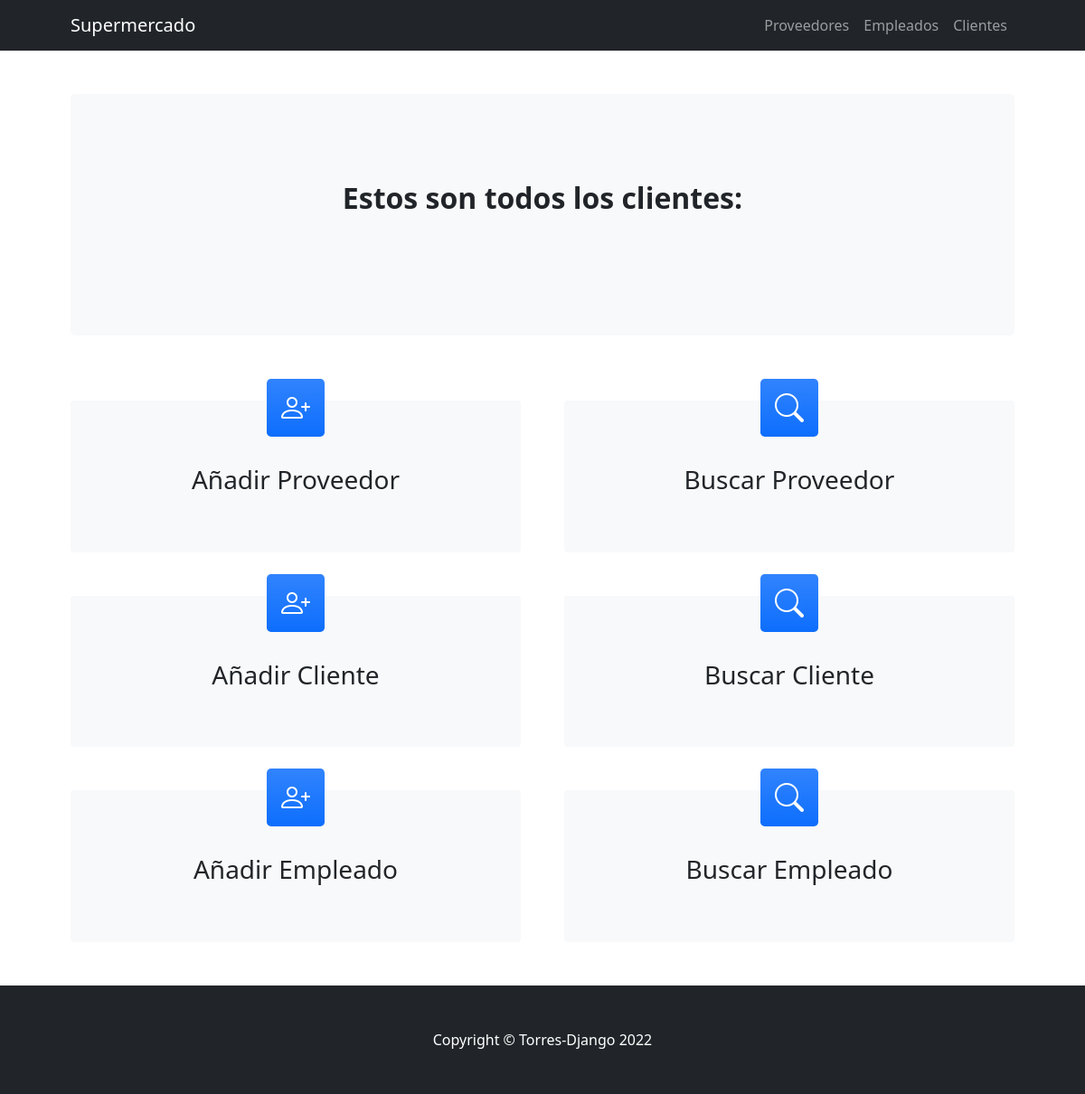
The app's page /app_super/ver_clientes/, older data.
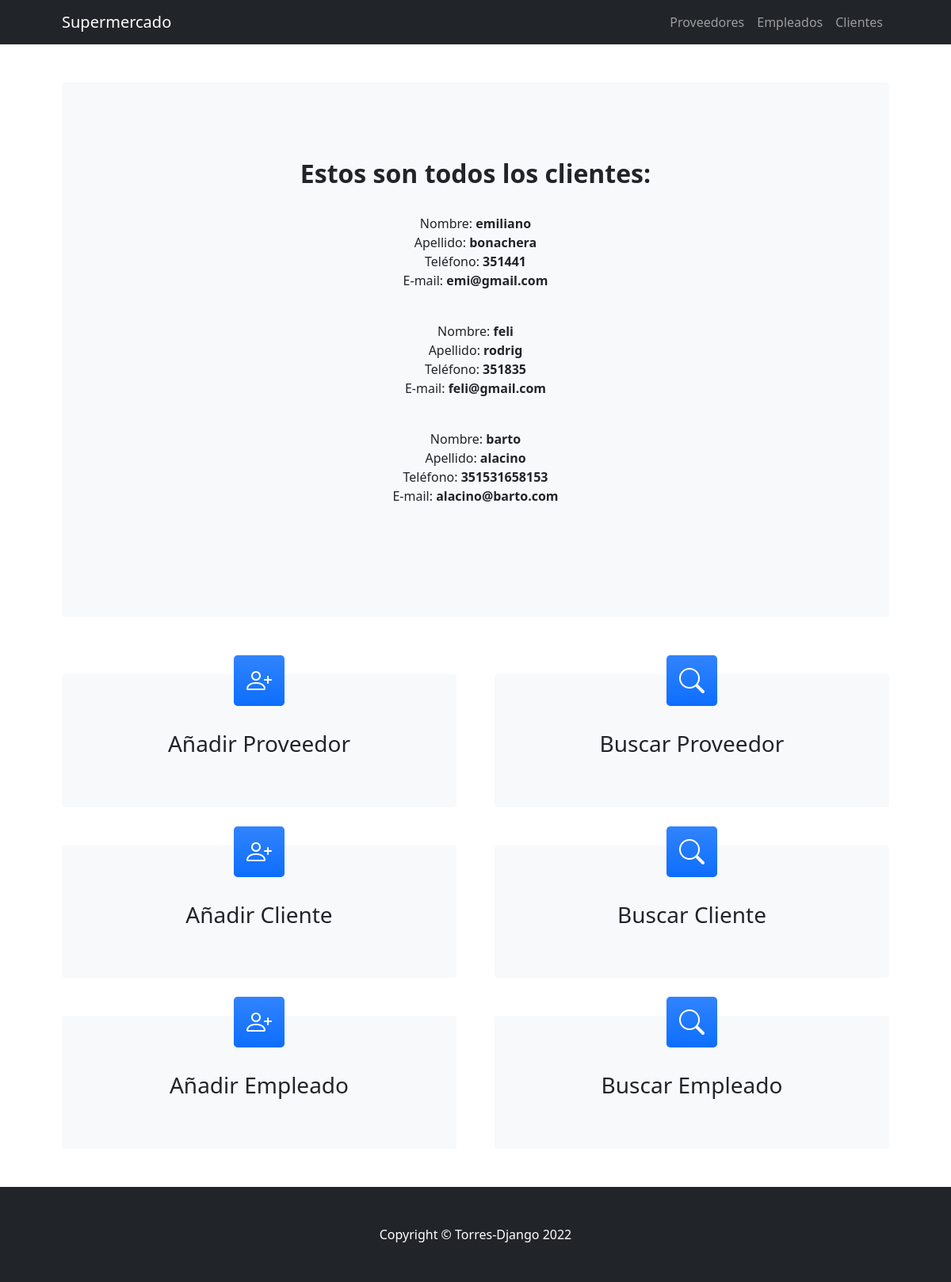
The same page, newer data.
### app_super/models.py (models this page shows, shortened)
class Cliente(models.Model):
    nombre = models.CharField(max_length=50)
    apellido = models.CharField(max_length=50)
    telefono = models.IntegerField()
    email = models.EmailField()

### app_super/views.py (the view)
# urls.py: path('ver_clientes/', ver_clientes, name="ver_clientes"),
def ver_clientes(request):
    lista_clientes = Cliente.objects.all()
    return render(request, "app_super/ver_clientes.html", {"lista_clientes" : lista_clientes})

### app_super/templates/app_super/ver_clientes.html
{% extends "app_super/padre.html" %}
{% load static %}
{% block primero %}
<h2><b>Estos son todos los clientes:</b></h2>
    {% for cliente in lista_clientes %}
    <p>
        <br>Nombre: <b>{{cliente.nombre}}</b>
        <br>Apellido: <b>{{cliente.apellido}}</b>
        <br>Teléfono: <b>{{cliente.telefono}}</b>
        <br>E-mail: <b>{{cliente.email}}</b>
    </p>
    {% endfor %}
{% endblock %}

Row changes from the older to the newer data that the page shows:
added Cliente: nombre "emiliano", apellido "bonachera", telefono "351441", email "emi@gmail.com"
added Cliente: nombre "feli", apellido "rodrig", telefono "351835", email "feli@gmail.com"
added Cliente: nombre "barto", apellido "alacino", telefono "351531658153", email "alacino@barto.com"
